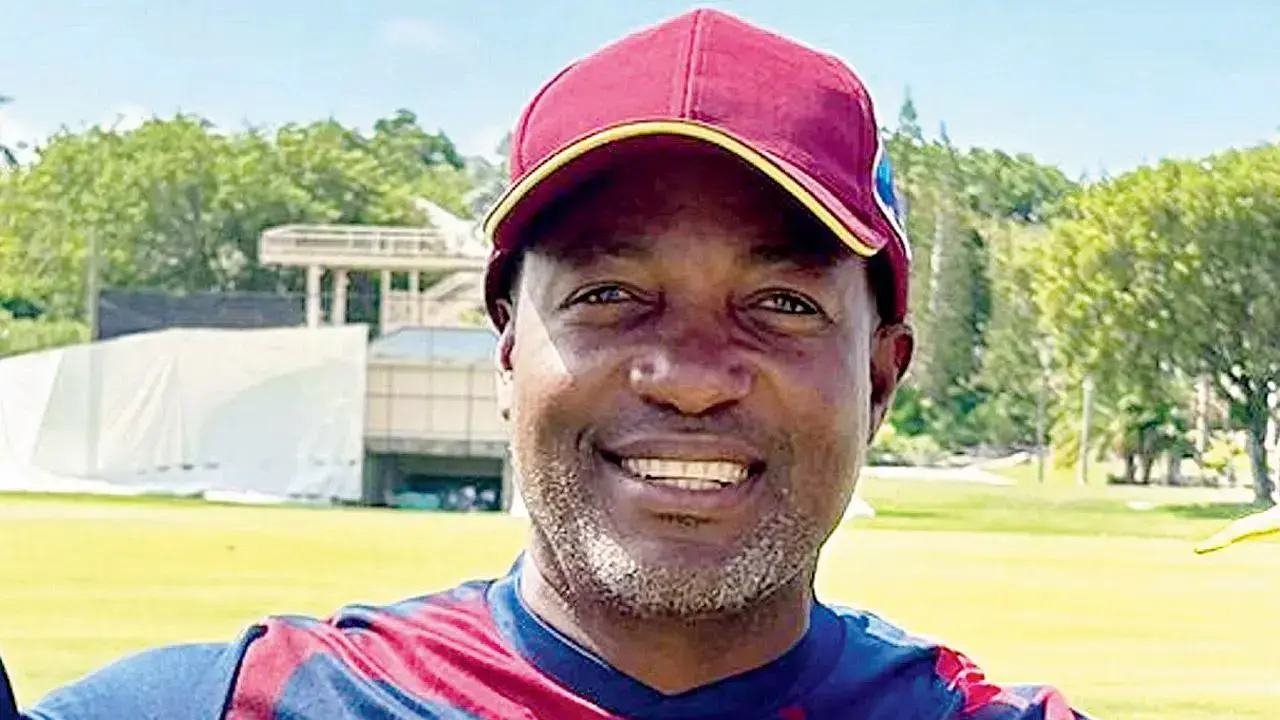
#> input picture src/python/data/Lara2.jpg, 1280 x 720 px
$ python generate_avatar.py data/Lara2.jpg out.png
#> lines starting #> are read from the running program, lines starting #| are printed output that depends on the picture
#> in create_avatar, img is the input picture: PIL image 1280x720 RGB; mean R, G, B 178.4, 171.7, 154.5
import sys
from PIL import Image, ImageEnhance, ImageFilter, ImageOps, ImageDraw, ImageChops
import numpy as np

def resize_and_crop(img, target_size=(512, 512)):
    """
    Resize and crop image to create a perfect square avatar.
    """
#> called with target_size = (512, 512)
    width, height = img.size
#> width = 1280; height = 720
    size = min(width, height)
#> size = 720
    left = (width - size) // 2
#> left = 280
    top = (height - size) // 2
#> top = 0
    right = left + size
#> right = 1000
    bottom = top + size
#> bottom = 720

    img = img.crop((left, top, right, bottom))
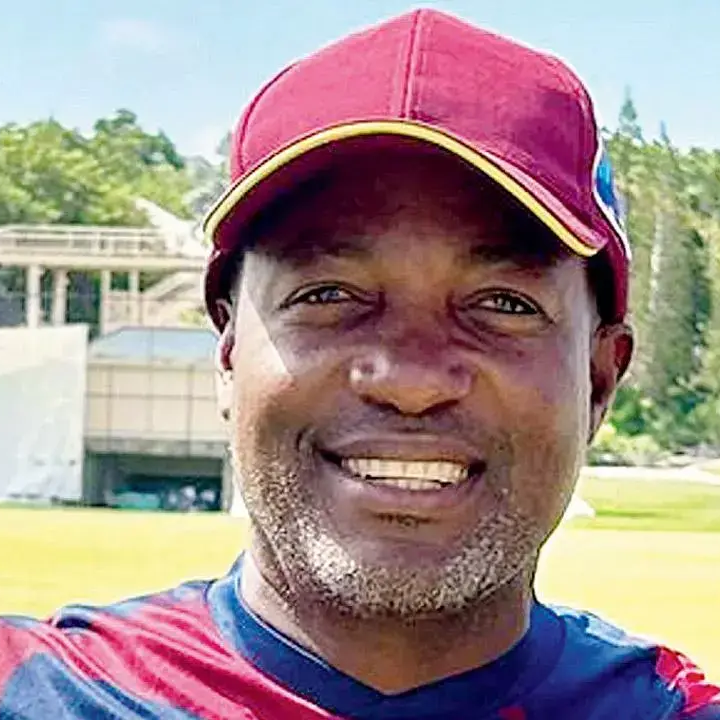
#> img: PIL image 720x720 RGB; mean R, G, B 162.7, 142.8, 140.7
    return img.resize(target_size, Image.Resampling.LANCZOS)

def add_avatar_effects(img):
    """
    Apply avatar-specific effects to make the image look more like an avatar.
    """
    # Convert to RGBA if not already
    img = img.convert('RGBA')

    # Create a mask for the circular shape
    mask = Image.new('L', img.size, 0)
    draw = ImageDraw.Draw(mask)
    draw.ellipse((0, 0, img.size[0], img.size[1]), fill=255)

    # Apply the mask
    output = Image.new('RGBA', img.size, (0, 0, 0, 0))
    output.paste(img, mask=mask)

    # Add a subtle glow effect
    glow = output.filter(ImageFilter.GaussianBlur(radius=2))
    output = ImageChops.add(output, glow)

    return output

def enhance_features(img):
    """
    Enhance facial features to make them more prominent.
    """
    # Enhance contrast
    enhancer = ImageEnhance.Contrast(img)
    img = enhancer.enhance(1.2)
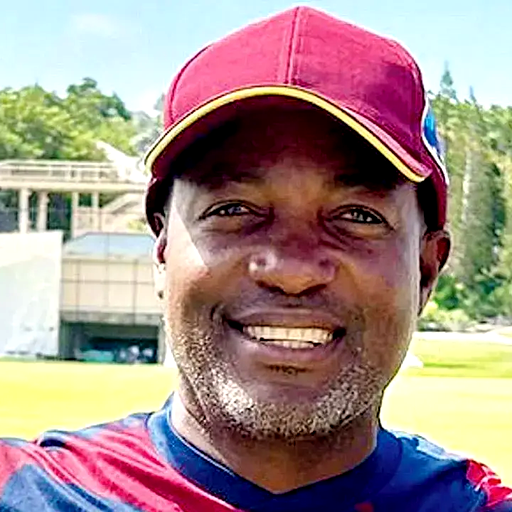
#> img: PIL image 512x512 RGB; mean R, G, B 163.8, 142.4, 137.7

    # Enhance sharpness
    enhancer = ImageEnhance.Sharpness(img)
    img = enhancer.enhance(1.3)

    # Enhance color
    enhancer = ImageEnhance.Color(img)
    img = enhancer.enhance(1.1)

    return img

def add_avatar_style(img):
    """
    Apply artistic styling to make it look more like an avatar.
    """
    # Apply edge enhancement
    img = img.filter(ImageFilter.EDGE_ENHANCE_MORE)
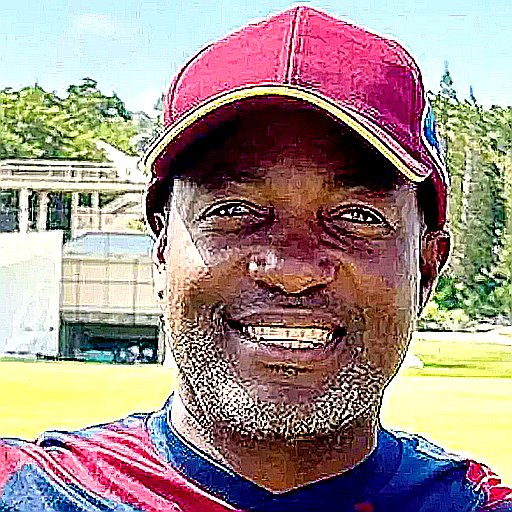
#> img: PIL image 512x512 RGB; mean R, G, B 162.2, 142.1, 137.1

    # Add a subtle cartoon effect
    img = img.filter(ImageFilter.SMOOTH_MORE)
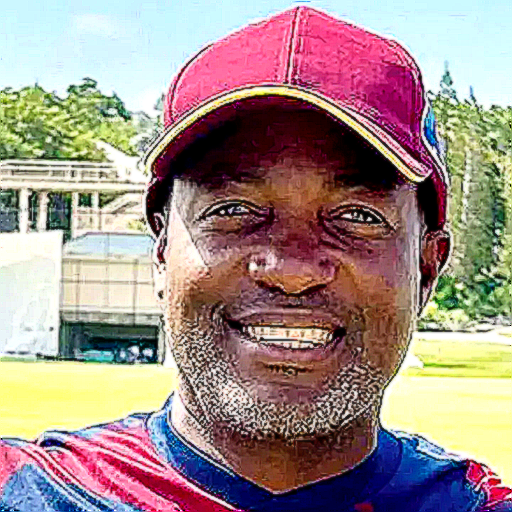
#> img: PIL image 512x512 RGB; mean R, G, B 162.2, 142.1, 137.1

    # Add a slight vignette effect
    width, height = img.size
#> width = 512; height = 512
    mask = Image.new('L', (width, height), 255)
#> mask: PIL image 512x512 L; every value is 255
    draw = ImageDraw.Draw(mask)
    draw.ellipse([-width/4, -height/4, width*1.25, height*1.25], fill=0)
    mask = mask.filter(ImageFilter.GaussianBlur(radius=width/8))
#> mask: PIL image 512x512 L; every value is 0
    img.putalpha(mask)
#> img: PIL image 512x512 RGBA

    return img

def create_avatar(image_path, output_path):
    """
    Create a polished avatar from the input image.
    """
    try:
        # Open and convert image
        img = Image.open(image_path).convert('RGB')

        # Resize and crop to square
        img = resize_and_crop(img)

        # Enhance features
        img = enhance_features(img)

        # Apply avatar styling
        img = add_avatar_style(img)

        # Add avatar effects
        img = add_avatar_effects(img)
#> in add_avatar_effects, `output = Image.new('RGBA', img.size, (0, 0, 0, 0))`: output: PIL image 512x512 RGBA; every value is 0

        # Save the final avatar
        img.save(output_path, 'PNG', quality=95)
        return True

    except Exception as e:
        print(f"Error creating avatar: {str(e)}", file=sys.stderr)
        return False

if __name__ == "__main__":
    if len(sys.argv) != 3:
        print("Usage: python generate_avatar.py <input_image> <output_avatar>")
        sys.exit(1)

    input_image = sys.argv[1]
    output_avatar = sys.argv[2]

    success = create_avatar(input_image, output_avatar)
    if not success:
        sys.exit(1)
    print(f"Avatar saved to {output_avatar}")

$ run again, on src/python/data/lara3.jpg
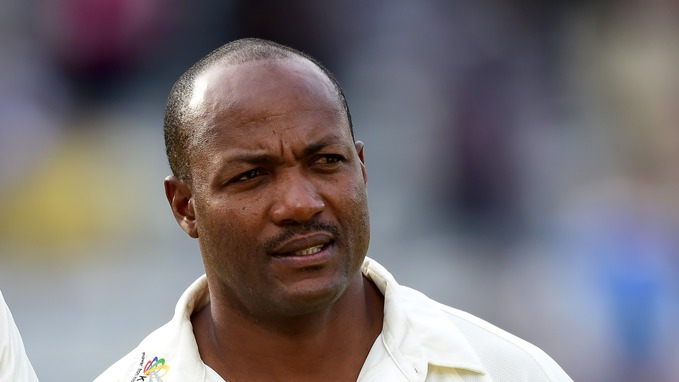
#> input picture src/python/data/lara3.jpg, 679 x 382 px
#> in create_avatar, img is the input picture: PIL image 679x382 RGB; mean R, G, B 120.8, 113.9, 117.1
#> in add_avatar_style, `img = img.filter(ImageFilter.EDGE_ENHANCE_MORE)`:
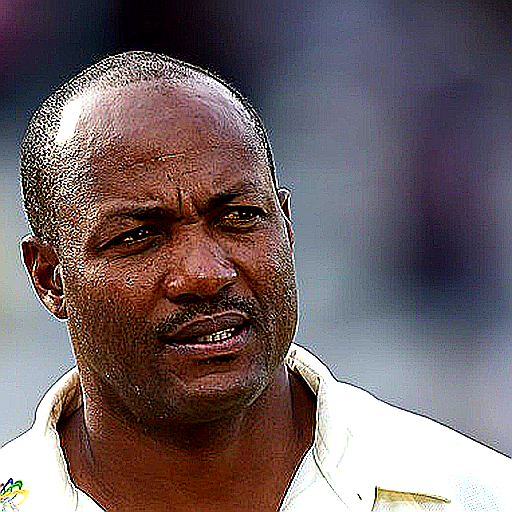
#> img: PIL image 512x512 RGB; mean R, G, B 113.1, 98.3, 100.4
#> in add_avatar_style, `img = img.filter(ImageFilter.SMOOTH_MORE)`:
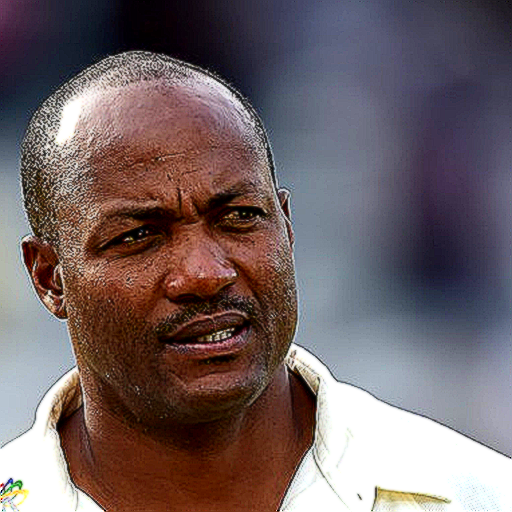
#> img: PIL image 512x512 RGB; mean R, G, B 113.1, 98.3, 100.4

$ run again, on src/python/data/lara4.jpg
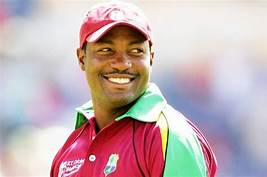
#> input picture src/python/data/lara4.jpg, 267 x 177 px
#> in create_avatar, img is the input picture: PIL image 267x177 RGB; mean R, G, B 196, 174.9, 177.7
#> in resize_and_crop, `return img.resize(target_size, Image.Resampling.LANCZOS)`:
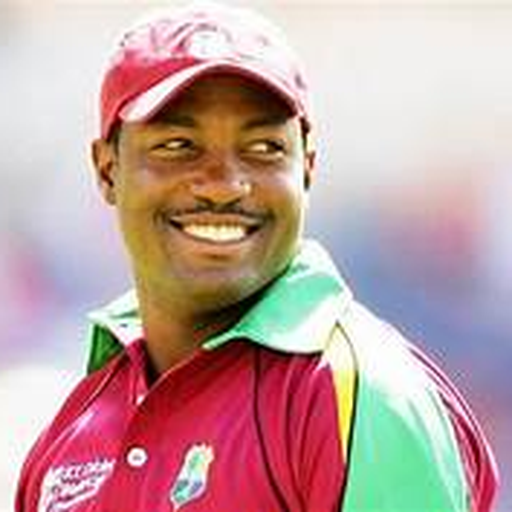
#> returned value: PIL image 512x512 RGB; mean R, G, B 193.1, 161.6, 160.6
#> in add_avatar_style, `img = img.filter(ImageFilter.SMOOTH_MORE)`:
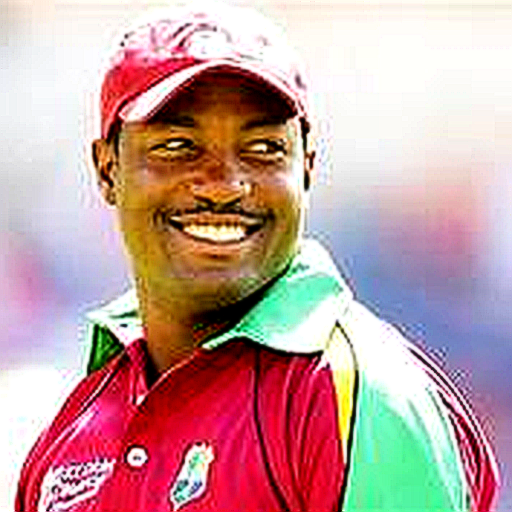
#> img: PIL image 512x512 RGB; mean R, G, B 195.9, 158.4, 157.8

$ run again, on src/python/data/lara5.jpg
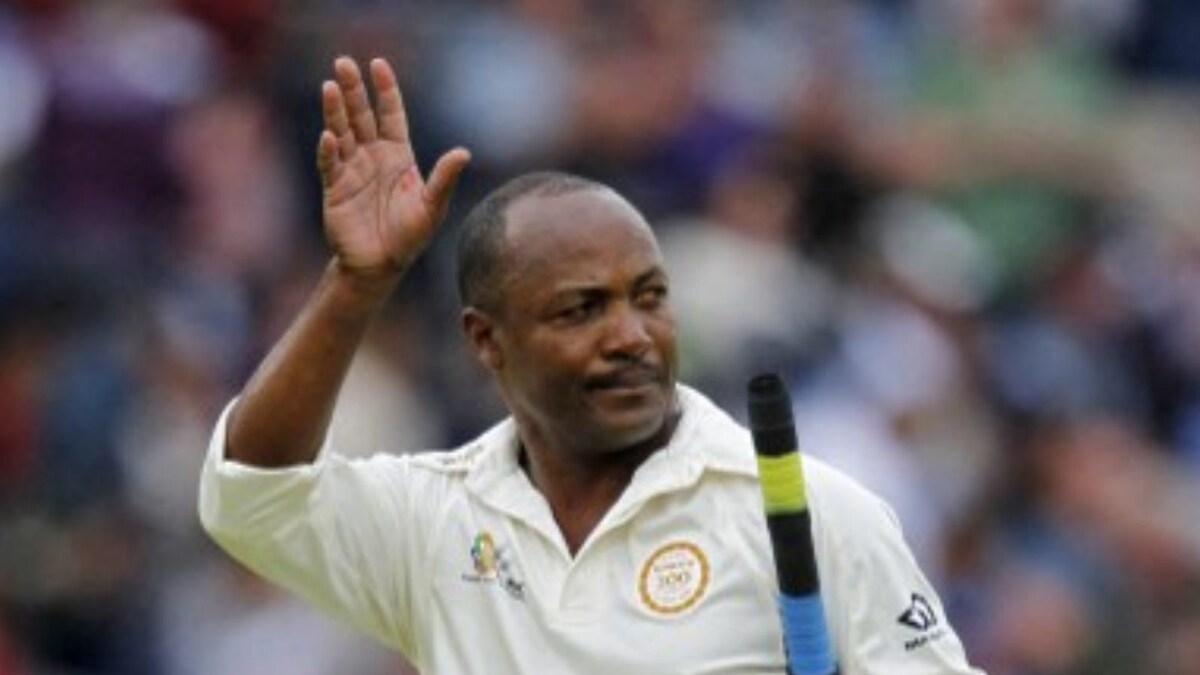
#> input picture src/python/data/lara5.jpg, 1200 x 675 px
#> in create_avatar, img is the input picture: PIL image 1200x675 RGB; mean R, G, B 108.6, 101.3, 104.2
#> in enhance_features, `img = enhancer.enhance(1.2)`:
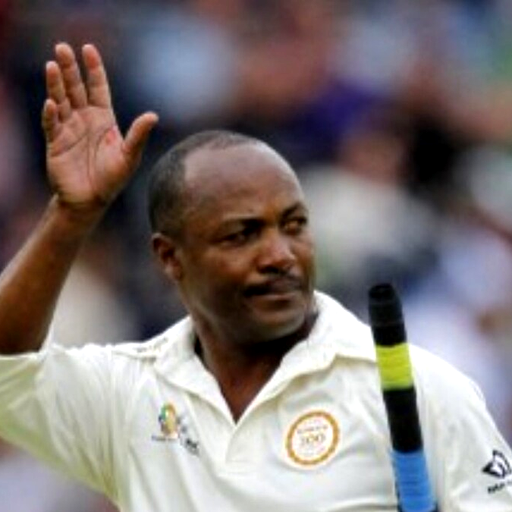
#> img: PIL image 512x512 RGB; mean R, G, B 126.8, 117.6, 117
#> in add_avatar_style, `img = img.filter(ImageFilter.EDGE_ENHANCE_MORE)`:
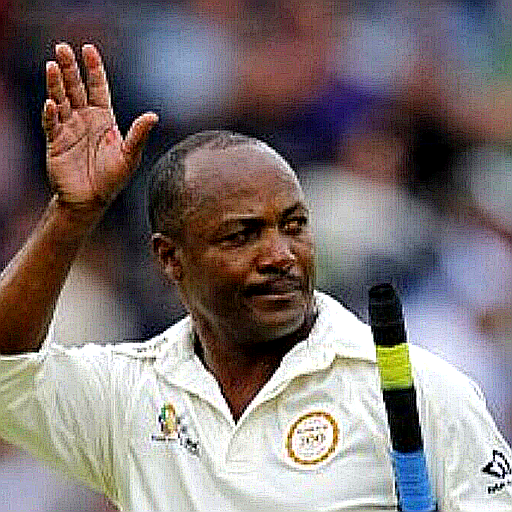
#> img: PIL image 512x512 RGB; mean R, G, B 126.3, 116.4, 116
